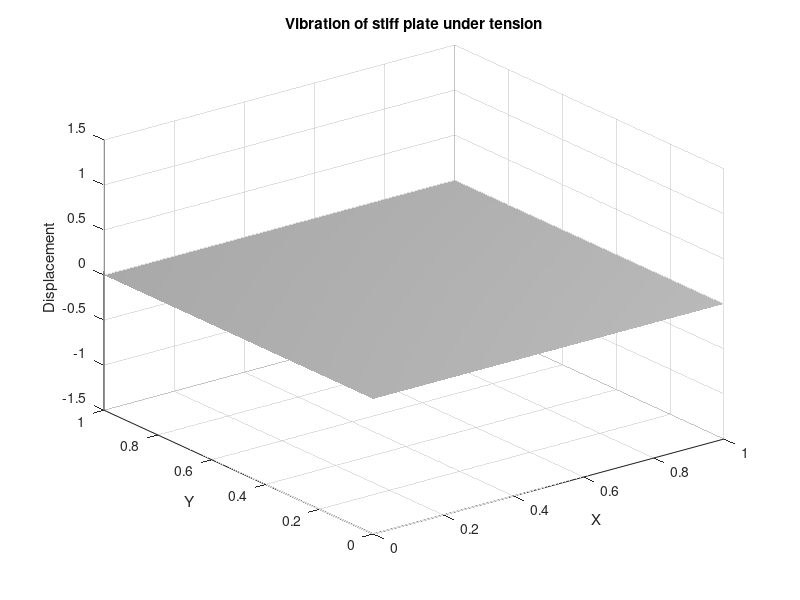

Write MATLAB code to recreate this figure. (Note: this script raises an error after producing the figure.)
clear variables;
%% Params
SR = 44100;
k = 1 / SR;
simTime = 0.01;
T = SR * simTime;
showAnimation = 1;
kappa = 1;
gamma = 50;
s0 = 700;

% [F, SR] = audioread('Somewhere In My Car.mp3');
% T = length(F);
% k = 1 / SR;
% F = SR^2 * F;
% Comment out below and uncomment above for audio input
F = zeros(1, T);
F(1) = 5e8;

N = floor(sqrt((-gamma^2 / kappa^2 + sqrt(gamma^4 / kappa^4 + 16 / (k^2 * kappa^2))) / 16));
h = 1 / N;
m2 = kappa^2 * k^2 / h^4;
l2 = gamma^2 * k^2 / h^2;

%% Setup
up = zeros(N, N);
u = zeros(N, N);
un = zeros(N, N);

% u = sin(pi * (0 : N - 1)/(N - 1)).^2' * sin(pi * (0 : N - 1)/(N - 1)).^2;
% u(floor(N/2) - floor(N/6) : floor(N/2) + floor(N/6), floor(N/2) - floor(N/6) : floor(N/2) + floor(N/6)) = 1;
% u = 1 * sin(pi * (0 : N - 1)/(N - 1))' * sin(pi * (0 : N - 1)/(N - 1));
% u = rand(N, N);
cx = floor(N / 2);
cy = floor(N / 2);
hw = 4;
% u(cy - hw : cy + hw, cx - hw : cx + hw) = sin(pi * (0 : 2 * hw) / (2 * hw)).^2' * sin(pi * (0 : 2 * hw) / (2 * hw)).^2;
% up = u;
e = zeros(N, N);
[xfac, yfac] = meshgrid(sin(pi * (0 : 2 * hw) / (2 * hw)).^2, sin(pi * (0 : 2 * hw) / (2 * hw)).^2);
e(cy - hw : cy + hw, cx - hw : cx + hw) = xfac .* yfac;
% e(cx, cy) = 1;
y = zeros(1, T);
K = zeros(1, T);
P = zeros(1, T);

%% FDTD Scheme
if showAnimation
    frames(T) = struct('cdata', [], 'colormap', []); zmax = 1.5;
    figure;
    s = surf((0 : N - 1) / (N - 1), (0 : N - 1) / (N - 1), u);
    xlabel('X');
    ylabel('Y');
    zlabel('Displacement');
    title('Vibration of stiff plate under tension');
    set(gca, 'xtick', 0 : 0.2 : 1, 'ytick', 0 : 0.2 : 1);
    set(s, 'edgecolor', 'none', 'FaceColor', 'white')
    material shiny
    camlight
    zlim([-zmax zmax]);
end
for n = 1 : T
    %     for l = 3 : N - 2
    %         for m = 3 : N - 2
    %             un(l, m) = (2 - 20 * m2) * u(l, m) + 8 * m2 * (u(l, m + 1) + u(l, m - 1) + u(l + 1, m) + u(l - 1, m)) ...
    %                 - 2 * m2 * (u(l + 1, m + 1) + u(l + 1, m - 1) + u(l - 1, m + 1) + u(l - 1, m - 1)) ...
    %                 - m2 * (u(l, m + 2) + u(l, m - 2) + u(l + 2, m) + u(l - 2, m)) - up(l, m);
    %         end
    %     end
    un(3 : N - 2, 3 : N - 2) = ((2 - 20 * m2 - 4 * l2) * u(3 : N - 2, 3 : N - 2) ...
        + (8 * m2 + l2) * (u(3 : N - 2, 4 : N - 1) + u(3 : N - 2, 2 : N - 3) + u(4 : N -1, 3 : N - 2) + u(2 : N - 3, 3 : N - 2)) ...
        - 2 * m2 * (u(4 : N - 1, 4 : N - 1) + u(4 : N - 1, 2 : N - 3) + u(2 : N - 3, 4 : N - 1) + u(2 : N - 3, 2 : N - 3)) ...
        - m2 * (u(3 : N - 2, 5 : N) + u(3 : N - 2, 1 : N - 4) + u(5 : N, 3 : N - 2) + u(1 : N - 4, 3 : N - 2)) - (1 - s0 * k) * up(3 : N - 2, 3 : N - 2)) / (1 + s0 * k);
    
    % Vertical Edge
    %     for l = 3 : N - 2
    %         un(l, 2) = (2 - 20 * m2) * u(l, 2) + 8 * m2 * (u(l, 3) + u(l + 1, 2) + u(l - 1, 2)) ...
    %             - 2 * m2 * (u(l + 1, 3) + u(l - 1, 3)) ...
    %             - m2 * (u(l, 4) + u(l + 2, 2) + u(l - 2, 2)) - up(l, 2);
    %         un(l, N - 1) = (2 - 20 * m2) * u(l, N - 1) + 8 * m2 * (u(l, N - 2) + u(l + 1, N - 1) + u(l - 1, N - 1)) ...
    %             - 2 * m2 * (u(l + 1, N - 2) + u(l - 1, N - 2)) ...
    %             - m2 * (u(l, N - 3) + u(l + 2, N - 1) + u(l - 2, N - 1)) - up(l, N - 1);
    %     end
    un(3 : N - 2, 2) = ((2 - 20 * m2 - 4 * l2) * u(3 : N - 2, 2) ...
        + (8 * m2 + l2) * (u(3 : N - 2, 3) + u (4 : N - 1, 2) + u(2 : N - 3, 2)) ...
        - 2 * m2 * (u(4 : N - 1, 3) + u(2 : N - 3, 3)) ...
        - m2 * (u(3 : N - 2, 4) + u(5 : N, 2) + u(1 : N - 4, 2)) - (1 - s0 * k) * up(3 : N - 2, 2)) / (1 + s0 * k);
    un(3 : N - 2, N - 1) = ((2 - 20 * m2 - 4 * l2) * u(3 : N - 2, N - 1) ...
        + (8 * m2 + l2) * (u(3 : N - 2, N - 2) + u (4 : N - 1, N - 1) + u(2 : N - 3, N - 1)) ...
        - 2 * m2 * (u(4 : N - 1, N - 2) + u(2 : N - 3, N - 2)) ...
        - m2 * (u(3 : N - 2, N - 3) + u(5 : N, N - 1) + u(1 : N - 4, N - 1)) - (1 - s0 * k) * up(3 : N - 2, N - 1)) / (1 + s0 * k);
    
    % Horizontal Edge
    %     for m = 3 : N - 2
    %         un(2, m) = (2 - 20 * m2) * u(2, m) + 8 * m2 * (u(3, m) + u(2, m + 1) + u(2, m - 1)) ...
    %             - 2 * m2 * (u(3, m + 1) + u(3, m - 1)) ...
    %             - m2 * (u(4, m) + u(2, m + 2) + u(2, m - 2)) - up(2, m);
    %         un(N - 1, m) = (2 - 20 * m2) * u(N - 1, m) + 8 * m2 * (u(N - 2, m) + u(N - 1, m + 1) + u(N - 1, m - 1)) ...
    %             - 2 * m2 * (u(N - 2, m + 1) + u(N - 2, m - 1)) ...
    %             - m2 * (u(N - 3, m) + u(N - 1, m + 2) + u(N - 1, m - 2)) - up(N - 1, m);
    %     end
    un(2, 3 : N - 2) = ((2 - 20 * m2 - 4 * l2) * u(2, 3 : N - 2) ...
        + (8 * m2 + l2) * (u(3, 3 : N - 2) + u(2, 4 : N - 1) + u(2, 2 : N - 3)) ...
        - 2 * m2 * (u(3, 4 : N - 1) + u(3, 2 : N - 3)) ...
        - m2 * (u(4, 3 : N - 2) + u(2, 5 : N) + u(2, 1 : N - 4)) - (1 - s0 * k) * up(2, 3 : N - 2)) / (1 + s0 * k);
    un(N - 1, 3 : N - 2) = ((2 - 20 * m2 - 4 * l2) * u(N - 1, 3 : N - 2) ...
        + (8 * m2 + l2) * (u(N - 2, 3 : N - 2) + u(N - 1, 4 : N - 1) + u(N - 1, 2 : N - 3)) ...
        - 2 * m2 * (u(N - 2, 4 : N - 1) + u(N - 2, 2 : N - 3)) ...
        - m2 * (u(N - 3, 3 : N - 2) + u(N - 1, 5 : N) + u(N - 1, 1 : N - 4)) - (1 - s0 * k) * up(N - 1, 3 : N - 2)) / (1 + s0 * k);
    
    % Corners
    un(2, 2) = ((2 - 20 * m2 - 4 * l2) * u(2, 2) + (8 * m2 + l2) * (u(2, 3) + u(3, 2)) ...
        - 2 * m2 * (u(3, 3)) ...
        - m2 * (u(2, 4) + u(4, 2)) - (1 - s0 * k) * up(2, 2)) / (1 + s0 * k);
    un(2, N - 1) = ((2 - 20 * m2 - 4 * l2) * u(2, N - 1) + (8 * m2 + l2) * (u(2, N - 2) + u(3, N - 1)) ...
        - 2 * m2 * (u(3, N - 2)) ...
        - m2 * (u(2, N - 3) + u(4, N - 1)) - (1 - s0 * k) * up(2, N - 1)) / (1 + s0 * k);
    un(N - 1, 2) = ((2 - 20 * m2 - 4 * l2) * u(N - 1, 2) + (8 * m2 + l2) * (u(N - 2, 2) + u(N - 1, 3)) ...
        - 2 * m2 * (u(N - 2, 3)) ...
        - m2 * (u(N - 3, 2) + u(N - 1, 4)) - (1 - s0 * k) * up(N - 1, 2)) / (1 + s0 * k);
    un(N - 1, N - 1) = ((2 - 20 * m2 - 4 * l2) * u(N - 1, N - 1) + (8 * m2 + l2) * (u(N - 2, N - 1) + u(N - 1, N - 2)) ...
        - 2 * m2 * (u(N - 2, N - 2)) ...
        - m2 * (u(N - 3, N - 1) + u(N - 1, N - 3)) - (1 - s0 * k) * up(N - 1, N - 1)) / (1 + s0 * k);
    
    % Forcing term
    un = un + k^2 * F(n) * e / (1 + s0 * k);
    
    KE = 0.5 * sum(sum((u - up).^2 / k^2)) * h^2;
    PE = kappa^2 * 0.5 * sum(sum((u(3 : N, 2 : N - 1) + u(1 : N - 2, 2 : N - 1) + u(2 : N - 1, 3 : N) + u(2 : N - 1, 1 : N - 2) - 4 * u(2 : N - 1, 2 : N - 1))/(h^2) ...
        .* (up(3 : N, 2 : N - 1) + up(1 : N - 2, 2 : N - 1) + up(2 : N - 1, 3 : N) + up(2 : N - 1, 1 : N - 2) - 4 * up(2 : N - 1, 2 : N - 1))/(h^2))) * h^2;
    up = u;
    u = un;
    y(n) = u(floor(3 * N / 4), floor(3 * N / 4));
    K(n) = KE;
    P(n) = PE;
    
    if showAnimation
        s.ZData = u;
        frames(n) = getframe;
    end
end

subplot(311);
plot((0:T-1) * k, y);
xlabel('time');
ylabel('displacement');
title('displacement at pickup point');
grid on;

subplot(312);
plot((0:T-1) * k, K);
hold on;
plot((0:T-1) * k, P);
plot((0:T-1) * k, K + P);
legend({'Kinetic', 'Potential', 'Total'});
xlabel('time');
ylabel('numerical energy');
title('numerical energies');
grid on;

subplot(313);
plot((0:T-1) * k, ((K + P) - (K(1) + P(1)))/(K(1) + P(1)));
xlabel('time');
ylabel('relative error');
title('relative error in total numerical energy');
grid on;